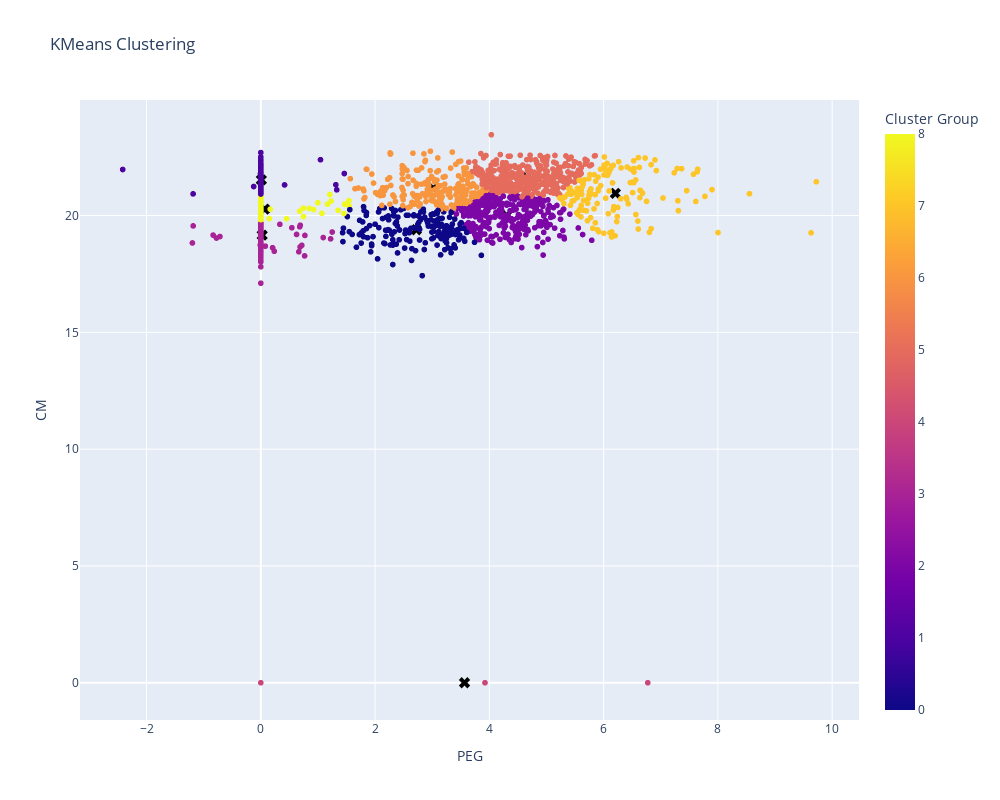

The code cell stored with this chart in its notebook:
### Markdown cell above
<font size="3">
<div style="text-align: justify">
In this code, we are performing cluster analysis on a dataset using the KMeans algorithm and then visualizing the results. 
<br><br>
    
**Initializing the Clustering Algorithm**

* We initialize the KMeans clustering algorithm to create 9 clusters. Next, we again perform KMeans clustering specifically using the columns 'PEG' and 'CM' of the data DataFrame and get the cluster assignments for each data point.

**Assigning Clusters to Data**

* For each row in the data DataFrame, we assign the cluster label it belongs to. This is stored in a new column named 'cluster'. We also extract the cluster centers and store them in the centers variable.
    
**Visualizing the Clusters**

* Using the plotly.express library, we create a scatter plot of the data points, where the x-axis represents the 'PEG' values, the y-axis represents the 'CM' values, and the color of each point signifies its cluster assignment.
The title of the plot is set to "KMeans Clustering", and the label for the color scheme is set as 'Cluster Group'.

In essence, this code segments the dataset into 9 clusters based on the 'PEG' and 'CM' features, and then it provides a visual representation of these clusters along with their centers.

### Code cell
# Initializing clustering algorithm
km_res = KMeans(n_clusters = 9).fit(data)
clusters = km_res.cluster_centers_
kmeans = KMeans(n_clusters=9)
clusters = kmeans.fit_predict(data[['PEG', 'CM']])  

# Assigning Clusters to Data
data['cluster'] = clusters  
centers = kmeans.cluster_centers_

# Visualizing the Clusters
fig = px.scatter(data, x='PEG', y='CM', color='cluster', 
                 title="KMeans Clustering",
                 labels={'cluster': 'Cluster Group'} )
# # 自定义每个簇的颜色
# cluster_colors = ['#FF5733', '#33FF57', '#5733FF', '#FFFF33', '#33FFFF', '#FF33FF', '#FF5733', '#33FF57', '#5733FF']

# # 创建散点图，并设置颜色映射
# fig = px.scatter(data, x='PEG', y='CM', color='cluster', color_discrete_map={i: color for i, color in enumerate(cluster_colors)},
#                  title="KMeans Clustering",
#                  labels={'cluster': 'Cluster Group'})

# Displaying the Visualization
df_centers = pd.DataFrame(centers, columns=['PEG', 'CM'])
for i, row in df_centers.iterrows():
    fig.add_scatter(x=[row['PEG']], y=[row['CM']], mode='markers',
                    marker=dict(symbol='x', size=10, color='black'),
                    showlegend=False,
                    name=f"Center {i + 1}")
    # cluster_label = f"Center {i + 1}"
    # fig.add_annotation(x=row['PEG'], y=row['CM'], text=cluster_label,
    #                    showarrow=True, arrowhead=2, arrowcolor='black',
    #                    font=dict(color='black', size=12))


fig.update_layout(width=1000, height=800)
fig.show()

### Figure 1 — Plotly figure (JSON) as saved in the notebook; plotly's stock layout.template omitted (floating-point values rounded to 4 significant figures; data arrays with more than 128 entries replaced by an {"elided": "..."} marker saying what was removed)
{"data": [{"hovertemplate": "PEG=%{x}<br>CM=%{y}<br>Cluster Group=%{marker.color}<extra></extra>", "legendgroup": "", "marker": {"color": {"elided": "1878 int values"}, "coloraxis": "coloraxis", "symbol": "circle"}, "mode": "markers", "name": "", "showlegend": false, "type": "scattergl", "x": {"elided": "1878 float values"}, "xaxis": "x", "y": {"elided": "1878 float values"}, "yaxis": "y"}, {"marker": {"color": "black", "size": 10, "symbol": "x"}, "mode": "markers", "name": "Center 1", "showlegend": false, "type": "scatter", "x": [2.723], "y": [19.39]}, {"marker": {"color": "black", "size": 10, "symbol": "x"}, "mode": "markers", "name": "Center 2", "showlegend": false, "type": "scatter", "x": [0.009538], "y": [21.53]}, {"marker": {"color": "black", "size": 10, "symbol": "x"}, "mode": "markers", "name": "Center 3", "showlegend": false, "type": "scatter", "x": [4.304], "y": [20.0]}, {"marker": {"color": "black", "size": 10, "symbol": "x"}, "mode": "markers", "name": "Center 4", "showlegend": false, "type": "scatter", "x": [0.02415], "y": [19.16]}, {"marker": {"color": "black", "size": 10, "symbol": "x"}, "mode": "markers", "name": "Center 5", "showlegend": false, "type": "scatter", "x": [3.565], "y": [0]}, {"marker": {"color": "black", "size": 10, "symbol": "x"}, "mode": "markers", "name": "Center 6", "showlegend": false, "type": "scatter", "x": [4.655], "y": [21.65]}, {"marker": {"color": "black", "size": 10, "symbol": "x"}, "mode": "markers", "name": "Center 7", "showlegend": false, "type": "scatter", "x": [3.018], "y": [21.16]}, {"marker": {"color": "black", "size": 10, "symbol": "x"}, "mode": "markers", "name": "Center 8", "showlegend": false, "type": "scatter", "x": [6.206], "y": [20.95]}, {"marker": {"color": "black", "size": 10, "symbol": "x"}, "mode": "markers", "name": "Center 9", "showlegend": false, "type": "scatter", "x": [0.068], "y": [20.28]}], "layout": {"coloraxis": {"colorbar": {"title": {"text": "Cluster Group"}}, "colorscale": [[0, "#0d0887"], [0.1111, "#46039f"], [0.2222, "#7201a8"], [0.3333, "#9c179e"], [0.4444, "#bd3786"], [0.5556, "#d8576b"], [0.6667, "#ed7953"], [0.7778, "#fb9f3a"], [0.8889, "#fdca26"], [1, "#f0f921"]]}, "height": 800, "legend": {"tracegroupgap": 0}, "title": {"text": "KMeans Clustering"}, "width": 1000, "xaxis": {"anchor": "y", "domain": [0, 1], "title": {"text": "PEG"}}, "yaxis": {"anchor": "x", "domain": [0, 1], "title": {"text": "CM"}}}}
